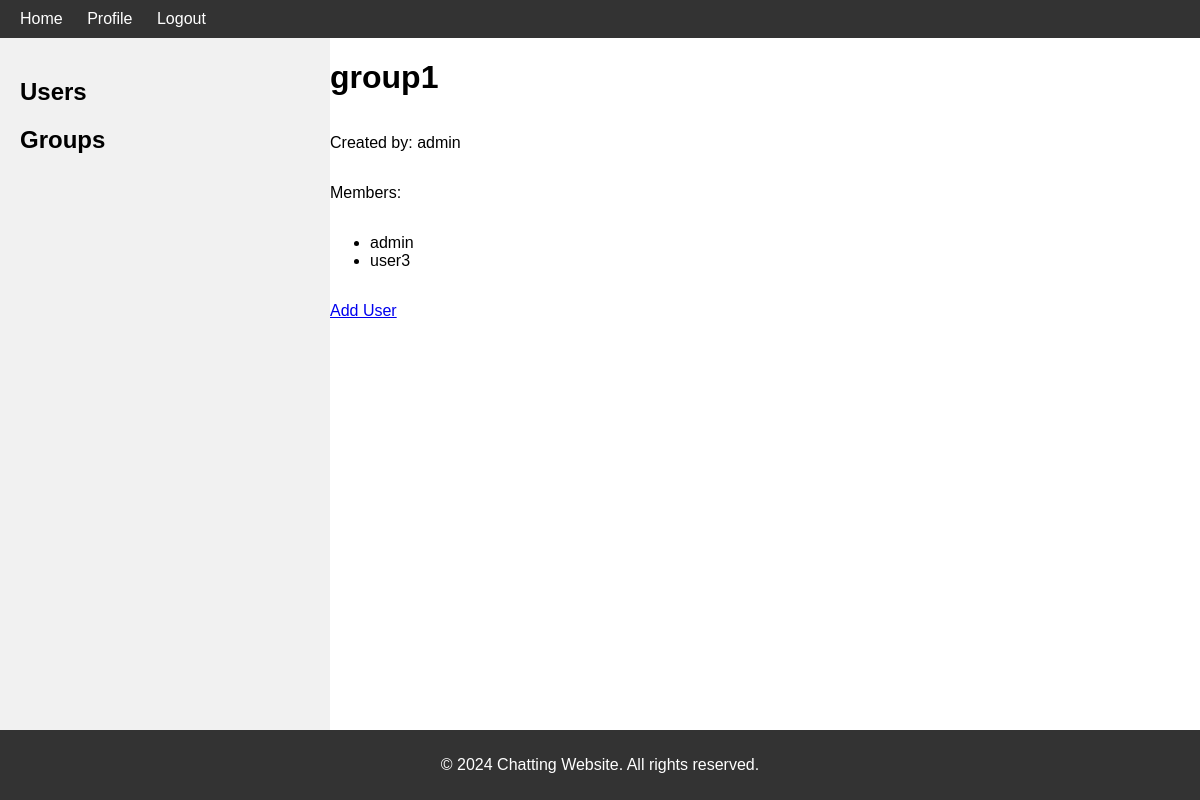
Screenshot of /chats/group/4/detail/ (signed in) with the database file from the repository.
### message/models.py (models this page shows, shortened)
class Group(models.Model):
    name = models.CharField(max_length=50)
    creator = models.ForeignKey(User, on_delete=models.CASCADE, related_name='created_groups')
    users = models.ManyToManyField(User, related_name='group_memberships')
    admins = models.ManyToManyField(User, related_name='admin_groups')
    messages = models.ManyToManyField(Message, related_name='group_messages')
    timestamp = models.DateTimeField(auto_now_add=True)
    last_message = models.ForeignKey(Message, on_delete=models.SET_NULL, null=True, related_name='last_message_in_group')
    class Meta:
        db_table = 'group'
        ordering = ['-timestamp']

### users/models.py (models this page shows, shortened)
class User(AbstractUser):
    birth_date = models.DateField(null=True, blank=True)
    image = models.ImageField(null=True, blank=True, upload_to='users', default='default/user.png')
    class Meta:
        db_table = 'users'

### message/views.py (the view)
# urls.py: path('group/<int:pk>/detail/', GroupDetailView.as_view(), name='group_detail'),
class GroupDetailView(LoginRequiredMixin, View):
    template_name = 'message/group_detail.html'
    def get(self, request, pk):
        group = get_object_or_404(Group, pk=pk)
        return render(request, self.template_name, {'group': group})

### templates/message/group_detail.html (shortened to what this page needs)
{% extends "base.html" %}
{% block content %}
  <h1>{{ group.name }}</h1>
  <p>Created by: {{ group.creator.username }}</p>
  <p>Members:</p>
  <ul>
    {% for user in group.users.all %}
      <li>{{ user.username }}</li>
    {% endfor %}
  </ul>
  <p><a href="{% url 'message:add_user_to_group' group.id %}">Add User</a></p>
{% endblock %}

### templates/base.html (style rules this page uses)
body { font-family: Arial, sans-serif; margin: 0; padding: 0; display: flex; height: 100vh; flex-direction: column; }

### rows the page displays
Group: name "group1", creator.username "admin"
User: username "admin"
User: username "user3"
